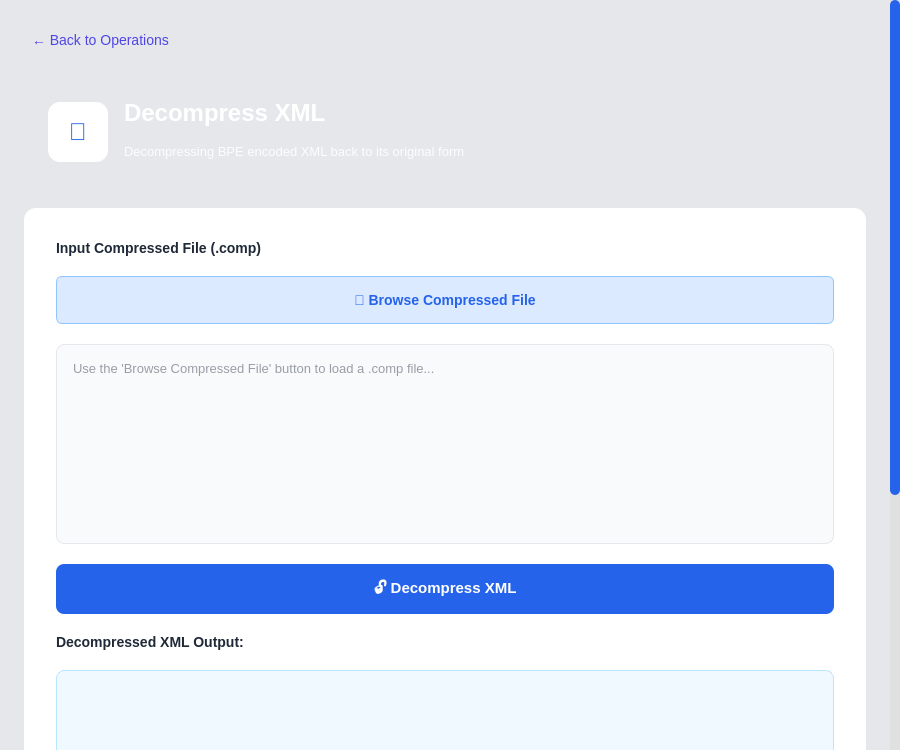
<?xml version="1.0" encoding="UTF-8"?>
<ui version="4.0">
 <class>DecompressPage</class>
 <widget class="QWidget" name="DecompressPage">
  <property name="geometry">
   <rect>
    <x>0</x>
    <y>0</y>
    <width>900</width>
    <height>750</height>
   </rect>
  </property>
  <property name="windowTitle">
   <string>Decompress XML</string>
  </property>
  <property name="styleSheet">
   <string notr="true">
/* Global styles */
QWidget {
    background-color: #e5e7eb;
}
QLabel {
    background-color: transparent;
}

/* Specific styling for scroll area's content wrapper */
QWidget#scrollAreaWidgetContents {
    background-color: #e5e7eb;
}

/* Back Button */
QPushButton#backButton {
    background-color: transparent;
    border: none;
    color: #4f46e5;
    font-size: 14px;
    text-align: left;
    padding: 8px;
}

QPushButton#backButton:hover {
    background-color: rgba(79, 70, 229, 0.1);
    border-radius: 6px;
    text-decoration: none;
}

/* Header Widget (Gradient Blue) - Overriding for Green Theme if desired, but user asked for Gradient Blue styling from Reference? 
   User said: "Update the headerWidget to use the Gradient Blue styling from the Reference"
   Okay, I will use the blue gradient. */
QWidget#headerWidget {
    background: qlineargradient(x1:0, y1:0, x2:1, y2:0,
                                 stop:0 #2563eb, stop:1 #0891b2);
    border-radius: 12px;
}

QLabel#titleLabel {
    color: white;
    font-size: 24px;
    font-weight: bold;
}

QLabel#subtitleLabel {
    color: rgba(255, 255, 255, 0.9);
    font-size: 13px;
}

/* Content Widget (White Card) */
QWidget#contentWidget {
    background-color: white;
    border-radius: 12px;
}

/* Labels */
QLabel#inputLabel, QLabel#outputLabel {
    color: #1f2937;
    font-size: 14px;
    font-weight: 600;
}

/* Browse Button */
QPushButton#browseButton {
    background-color: #dbeafe;
    color: #2563eb;
    border: 1px solid #93c5fd;
    border-radius: 6px;
    padding: 12px 24px;
    font-size: 14px;
    font-weight: 500;
}

QPushButton#browseButton:hover {
    background-color: #bfdbfe;
}

/* Input Text Edit */
QTextEdit#inputTextEdit {
    background-color: #f9fafb;
    border: 1px solid #e5e7eb;
    border-radius: 8px;
    padding: 12px;
    font-family: 'Courier New', monospace;
    font-size: 13px;
    color: #374151;
}

QTextEdit#inputTextEdit:focus {
    border: 2px solid #3b82f6;
    background-color: white;
}

/* Output Text Edit */
QTextEdit#outputTextEdit {
    background-color: #f0f9ff;
    border: 1px solid #bae6fd;
    border-radius: 8px;
    padding: 12px;
    font-family: 'Courier New', monospace;
    font-size: 13px;
    color: #0c4a6e;
}

/* Decompress Button */
QPushButton#decompressButton {
    background-color: #2563eb;
    color: white;
    border: none;
    border-radius: 8px;
    padding: 14px 28px;
    font-size: 15px;
    font-weight: 600;
}

QPushButton#decompressButton:hover {
    background-color: #1d4ed8;
}

QPushButton#decompressButton:pressed {
    background-color: #1e40af;
}

/* Download Button */
QPushButton#downloadButton {
    background-color: #3b82f6;
    color: white;
    border: none;
    border-radius: 8px;
    padding: 12px 24px;
    font-size: 14px;
    font-weight: 600;
}

QPushButton#downloadButton:hover {
    background-color: #2563eb;
}

/* Stats Box Styling */
QWidget#originalSizeBox, QWidget#decompressedSizeBox, QWidget#reductionRatioBox {
    background-color: #f3f4f6;
    border: 1px solid #e5e7eb;
    border-radius: 8px;
}
QLabel { color: #374151; }
QLabel#originalSizeLabel, QLabel#decompressedSizeLabel, QLabel#reductionLabel {
    color: #111827;
}

/* ScrollBar */
QScrollBar:vertical {
    border: none;
    background: #e0e0e0;
    width: 10px; 
    margin: 0px; 
}
QScrollBar::handle:vertical {
    background: #2563eb; 
    min-height: 20px;
    border-radius: 5px;
}
QScrollBar::handle:vertical:hover {
    background: #1d4ed8; 
}
QScrollBar::add-line:vertical, QScrollBar::sub-line:vertical {
    border: none;
    background: none;
    height: 0px; 
}
QScrollBar::add-page:vertical, QScrollBar::sub-page:vertical {
    background: none;
}
   </string>
  </property>

  <layout class="QVBoxLayout" name="rootLayout">
   <property name="leftMargin"><number>0</number></property>
   <property name="rightMargin"><number>0</number></property>
   <property name="topMargin"><number>0</number></property>
   <property name="bottomMargin"><number>0</number></property>

   <item>
    <widget class="QScrollArea" name="scrollArea">
     <property name="widgetResizable">
      <bool>true</bool>
     </property>
     <property name="frameShape">
      <enum>QFrame::NoFrame</enum>
     </property>

     <widget class="QWidget" name="scrollAreaWidgetContents">
      <layout class="QVBoxLayout" name="mainLayout">
       <property name="spacing"><number>16</number></property>
       <property name="leftMargin"><number>24</number></property>
       <property name="topMargin"><number>24</number></property>
       <property name="rightMargin"><number>24</number></property>
       <property name="bottomMargin"><number>24</number></property>

       <!-- 1. Back Button (Plain) -->
       <item>
        <widget class="QPushButton" name="backButton">
         <property name="text">
          <string>← Back to Operations</string>
         </property>
         <property name="cursor">
          <cursorShape>PointingHandCursor</cursorShape>
         </property>
        </widget>
       </item>

       <!-- 2. Header Widget -->
       <item>
        <widget class="QWidget" name="headerWidget" native="true">
         <property name="minimumSize">
          <size><width>0</width><height>120</height></size>
         </property>
         <layout class="QHBoxLayout" name="headerLayout">
          <property name="spacing"><number>16</number></property>
          <property name="leftMargin"><number>24</number></property>
          <property name="topMargin"><number>24</number></property>
          <property name="rightMargin"><number>24</number></property>
          <property name="bottomMargin"><number>24</number></property>

          <item>
           <widget class="QLabel" name="iconLabel">
            <property name="minimumSize">
             <size><width>60</width><height>60</height></size>
            </property>
            <property name="maximumSize">
             <size><width>60</width><height>60</height></size>
            </property>
            <property name="styleSheet">
             <string notr="true">background-color: white; border-radius: 12px; font-size: 24px; font-weight: bold; color: #2563eb;</string>
            </property>
            <property name="text"><string>📂</string></property>
            <property name="alignment">
             <set>Qt::AlignCenter</set>
            </property>
           </widget>
          </item>

          <item>
           <layout class="QVBoxLayout" name="headerTextLayout">
            <property name="spacing"><number>4</number></property>
            <item>
             <widget class="QLabel" name="titleLabel">
              <property name="text">
               <string>Decompress XML</string>
              </property>
             </widget>
            </item>
            <item>
             <widget class="QLabel" name="subtitleLabel">
              <property name="text">
               <string>Decompressing BPE encoded XML back to its original form</string>
              </property>
             </widget>
            </item>
           </layout>
          </item>
          <item><spacer name="horizontalSpacer"><property name="orientation"><enum>Qt::Horizontal</enum></property></spacer></item>
         </layout>
        </widget>
       </item>

       <!-- 3. Content Widget (White Card) -->
       <item>
        <widget class="QWidget" name="contentWidget" native="true">
         <layout class="QVBoxLayout" name="contentLayout">
          <property name="spacing"><number>20</number></property>
          <property name="leftMargin"><number>32</number></property>
          <property name="topMargin"><number>32</number></property>
          <property name="rightMargin"><number>32</number></property>
          <property name="bottomMargin"><number>32</number></property>

          <!-- Input Label -->
          <item>
           <widget class="QLabel" name="inputLabel">
            <property name="text">
             <string>Input Compressed File (.comp)</string>
            </property>
           </widget>
          </item>

          <!-- Browse Button -->
          <item>
           <widget class="QPushButton" name="browseButton">
            <property name="minimumSize">
             <size><width>0</width><height>48</height></size>
            </property>
            <property name="cursor">
             <cursorShape>PointingHandCursor</cursorShape>
            </property>
            <property name="text">
             <string>📂 Browse Compressed File</string>
            </property>
           </widget>
          </item>

          <!-- Input Text Edit -->
          <item>
           <widget class="QTextEdit" name="inputTextEdit">
            <property name="sizePolicy">
             <sizepolicy hsizetype="Expanding" vsizetype="Expanding">
              <horstretch>0</horstretch>
              <verstretch>1</verstretch>
             </sizepolicy>
            </property>
            <property name="minimumSize">
             <size><width>0</width><height>200</height></size>
            </property>
            <property name="placeholderText">
             <string>Use the 'Browse Compressed File' button to load a .comp file...</string>
            </property>
           </widget>
          </item>

          <!-- Decompress Button -->
          <item>
           <widget class="QPushButton" name="decompressButton">
            <property name="minimumSize">
             <size><width>0</width><height>50</height></size>
            </property>
            <property name="cursor">
             <cursorShape>PointingHandCursor</cursorShape>
            </property>
            <property name="text">
             <string>🔓 Decompress XML</string>
            </property>
           </widget>
          </item>

          <!-- Output Label -->
          <item>
           <widget class="QLabel" name="outputLabel">
            <property name="text"><string>Decompressed XML Output:</string></property>
            <property name="visible"><bool>false</bool></property>
           </widget>
          </item>

          <!-- Output Text Edit -->
          <item>
           <widget class="QTextEdit" name="outputTextEdit">
            <property name="minimumSize">
             <size><width>0</width><height>250</height></size>
            </property>
            <property name="readOnly"><bool>true</bool></property>
            <property name="visible"><bool>false</bool></property>
           </widget>
          </item>
          
          <!-- Stats Container -->
          <item>
           <widget class="QWidget" name="statsContainer">
            <property name="visible"><bool>false</bool></property>
            <layout class="QHBoxLayout" name="horizontalLayout_stats">
             <property name="spacing"><number>10</number></property>
             <item>
              <widget class="QWidget" name="originalSizeBox">
               <layout class="QVBoxLayout" name="verticalLayout_original">
                <item><widget class="QLabel" name="label_original"><property name="text"><string>Compressed Size</string></property></widget></item>
                <item><widget class="QLabel" name="originalSizeLabel"><property name="text"><string>0 bytes</string></property><property name="font"><font><bold>true</bold><pointsize>12</pointsize></font></property></widget></item>
               </layout>
              </widget>
             </item>
             <item>
              <widget class="QWidget" name="decompressedSizeBox">
               <layout class="QVBoxLayout" name="verticalLayout_decompressed">
                <item><widget class="QLabel" name="label_decompressed"><property name="text"><string>Decompressed Size</string></property></widget></item>
                <item><widget class="QLabel" name="decompressedSizeLabel"><property name="text"><string>0 bytes</string></property><property name="font"><font><bold>true</bold><pointsize>12</pointsize></font></property></widget></item>
               </layout>
              </widget>
             </item>
             <item>
              <widget class="QWidget" name="reductionRatioBox">
               <layout class="QVBoxLayout" name="verticalLayout_reduction">
                <item><widget class="QLabel" name="label_reduction"><property name="text"><string>Compression Ratio</string></property></widget></item>
                <item><widget class="QLabel" name="reductionLabel"><property name="text"><string>0.00%</string></property><property name="font"><font><bold>true</bold><pointsize>12</pointsize></font></property></widget></item>
               </layout>
              </widget>
             </item>
            </layout>
           </widget>
          </item>

          <!-- Download Button -->
          <item>
           <widget class="QPushButton" name="downloadButton">
            <property name="minimumSize">
             <size><width>0</width><height>45</height></size>
            </property>
            <property name="cursor">
             <cursorShape>PointingHandCursor</cursorShape>
            </property>
            <property name="text">
             <string>⬇️ Download Decompressed XML</string>
            </property>
            <property name="visible"><bool>false</bool></property>
           </widget>
          </item>

         </layout>
        </widget>
       </item>

      </layout>
     </widget>
    </widget>
   </item>

  </layout>
 </widget>
 <resources/>
 <connections/>
</ui>
